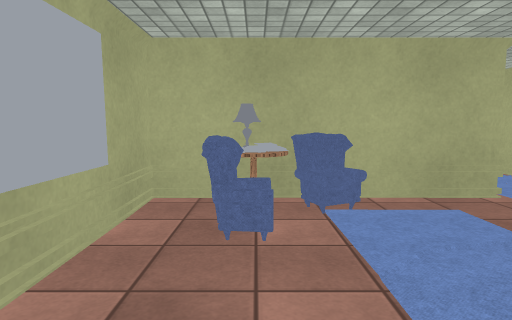
[1] (above)

12 first-person views from a walk through a scene from a Unity 3-D project. The camera is 1.3 m above the floor, tilts 6° down and sees 75° across. The floor is counted in squares, 1 m on a side. Each view is taken from the middle of a square. On the plan, view 1 faces up. The plan holds only what a view shows up to about 14 squares ahead; the rest is blank. The place goes on beyond the plan. The player character is not drawn. Some animated figures are left out. Door leaves are left out, so doorways stand open. Some surface patterns are stand-ins.

[2]
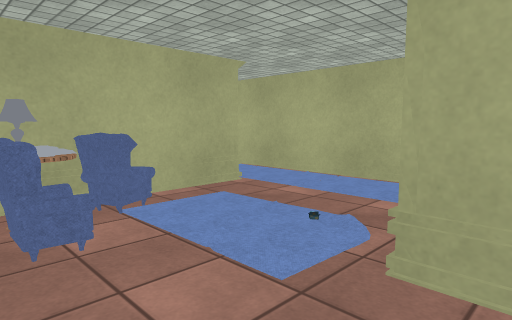

[3]
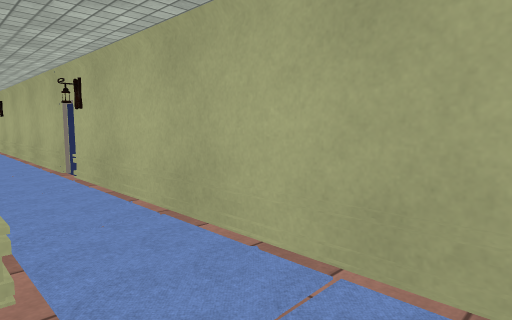

[4]
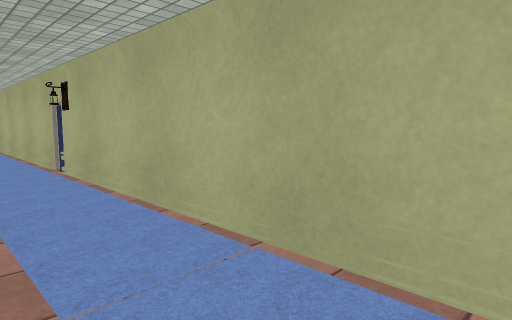

[5]
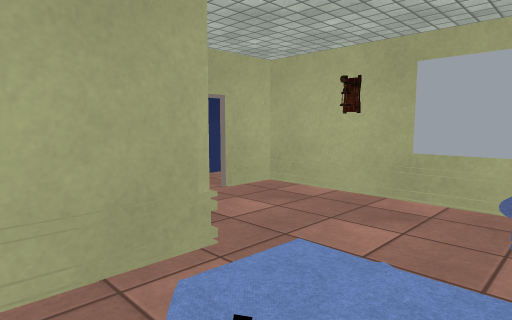

[6]
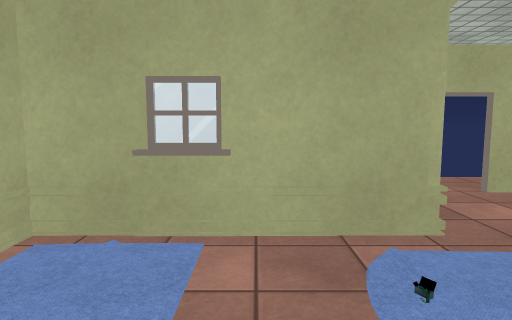

[7]
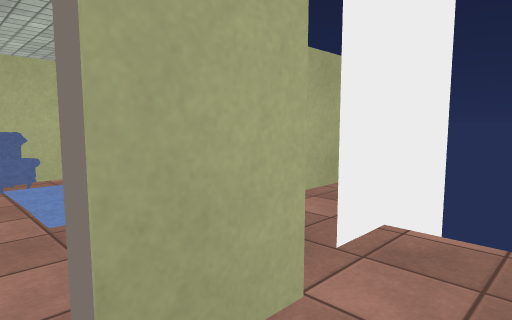

[8]
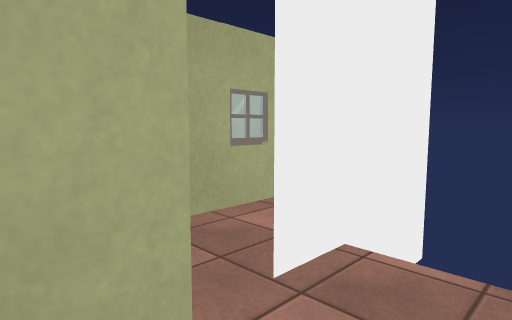

[9]
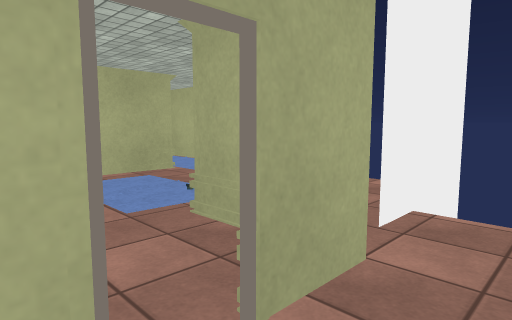

[10]
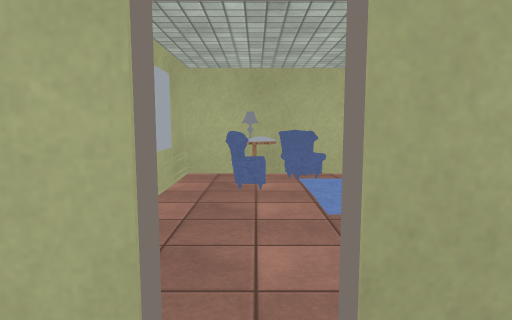

[11]
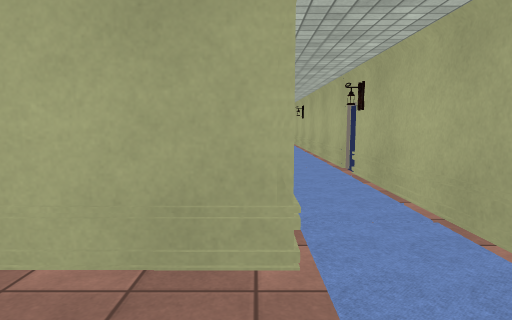

[12]
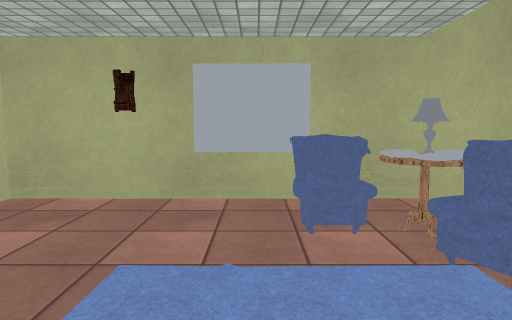

### Floor plan
Points are (right, up) in squares from view 1. A wall is a line through its corners. A room is listed if a view was taken in it or the views show most of it. See-through windows are left out.
Room 1 (views 1, 2, 3, 4, 5, 6, 11, 12)
walls: (6.7, 12.9) (6.7, 20.3); (4.5, 5.9) (-1.9, 5.9) (-1.9, -1.4) (-0.4, -1.4); (1.8, 0) (1.8, 1.1) (6.7, 1.1) (6.7, 11.5)
low walls: (4.2, 1.3) (5.4, 1.3)
ways out: open door at (7, 13)
objects: books (-1, 5); other object (0, 4); books (0, 5); carpet (1, 2) to (3, 5); other object (1, 5); ammo (3, 3); carpet (5, 2) to (6, 4); carpet (5, 5) to (6, 7); carpet (5, 8) to (6, 10); carpet (5, 11) to (6, 13); carpet (5, 14) to (6, 16); carpet (6, 17) to (6, 19); other object (6, 21); lamp (7, 12)
Room 2 (views 7, 8, 10)
walls: (2, -1.6) (0.4, -1.6); (6.8, -1.2) (3, -1.2)
ways out: opening at (0, -3) to room 3; open door at (0, -1.5) to room 3; gap at (3, -1) to room 4
Room 3 (view 9)
walls: (-0.4, -1.6) (-1.2, -1.6)
ways out: opening at (0, -3) to room 2; open door at (0, -1.5) to room 2
Room 4 (no view inside)
walls: (4.6, -1.2) (5.9, -1.2); (6.6, 1) (3.6, 1)
ways out: gap at (3, -1) to room 2

Where each view was taken, in squares from view 1:
view 1: 0 up, 0 right, facing up
view 2: 0 up, 1 left, facing up-right
view 3: 3 up, 4 right, facing up-right
view 4: 2 up, 4 right, facing up-right
view 5: 4 up, 4 right, facing down-left
view 6: 5 up, 4 right, facing down
view 7: 3 down, 0 right, facing up-right
view 8: 3 down, 1 right, facing up-right
view 9: 3 down, 1 left, facing up-right
view 10: 3 down, 0 right, facing up
view 11: 3 up, 4 right, facing up
view 12: 3 up, 4 right, facing left
